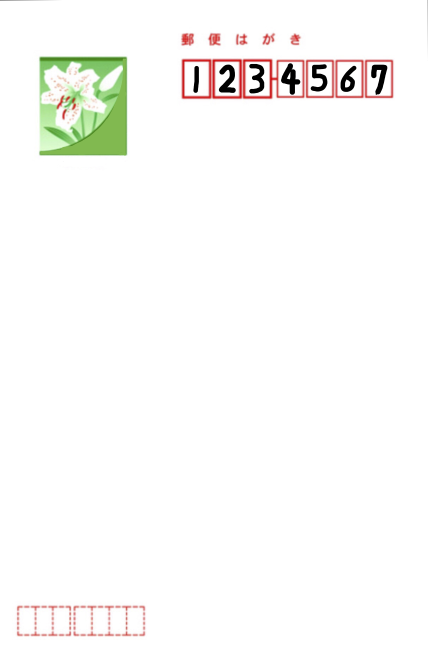
#> input picture 2022/ScikitLearn/07_SVC/03/hagaki1.png, 856 x 1327 px (shown at 1/2 size)
$ python main.py
#> lines starting #> are read from the running program, lines starting #| are printed output that depends on the picture; after the words box and inside, x2 and y2 are one past the last pixel; in counts of white or black regions, pixels touching at a corner belong together
# coding: utf-8

"""
ハガキの郵便番号を抽出する
"""

import cv2, os, pickle
import matplotlib.pyplot as plt
from sklearn import datasets, svm, metrics
from sklearn.metrics import accuracy_score
from sklearn.model_selection import train_test_split

# SVC
print("Hello SVC!!")

PATH_HAGAKI = "./hagaki1.png" # ハガキ画像
PATH_PKL = "./digits.pkl" # 学習済データ

def detect_zipcode():
	# はがき画像
	imgDef = cv2.imread(PATH_HAGAKI)
#> imgDef is the input picture: shape (1327, 856, 3); mean B, G, R 248.2, 250.1, 250.5
	# 画像サイズ
	h, w = imgDef.shape[:2]
#> h = 1327; w = 856
	# 画像を右上のみに
	imgDef = imgDef[0:h//2, w//3:]
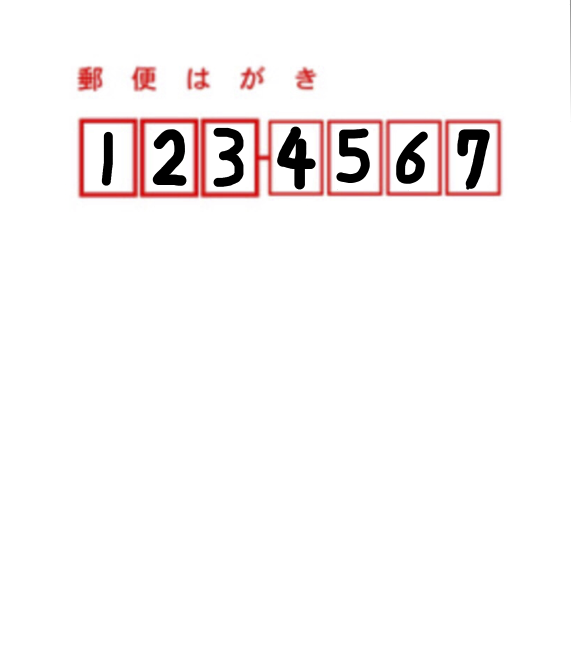
#> imgDef: shape (663, 571, 3); mean B, G, R 245.6, 245.6, 249.3
	# 画像を二値化
	gray = cv2.cvtColor(imgDef, cv2.COLOR_BGR2GRAY)
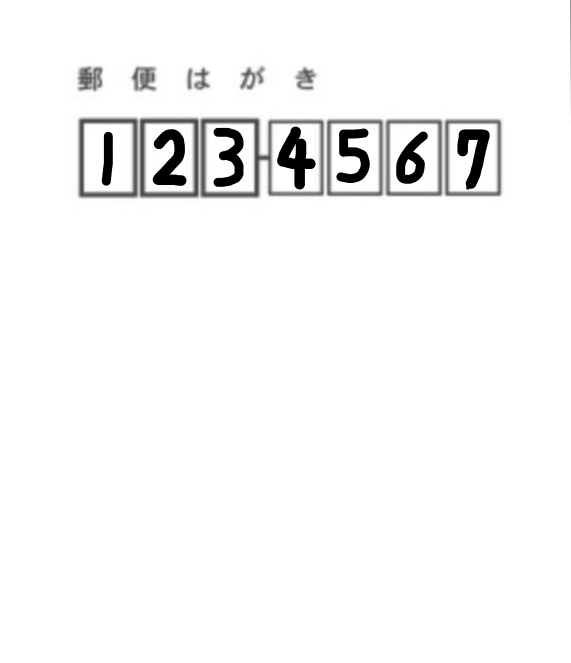
#> gray: shape (663, 571); min 0, max 255, mean 246.7
	gray = cv2.GaussianBlur(gray, (3, 3), 0)
	imgGray = cv2.threshold(gray, 140, 255, cv2.THRESH_BINARY_INV)[1]
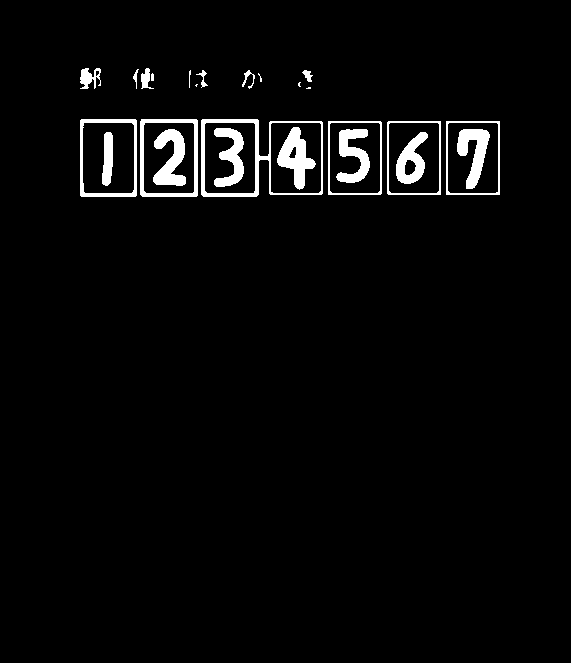
#> imgGray: shape (663, 571); 3.2% white; 25 white regions (4 under 20 px)
	# 輪郭を抽出
	cnts = cv2.findContours(imgGray,
		cv2.RETR_LIST, cv2.CHAIN_APPROX_SIMPLE)[0]
#> cnts = 35 contours, 7 with area under 20; largest, box (x1, y1, x2, y2) and area: (201, 119, 323, 197) 8293, (140, 119, 198, 197) 4384, (80, 119, 137, 197) 4310, (446, 121, 500, 195) 3869, (387, 121, 441, 195) 3868
	# 抽出した矩形をリストに変換
	result1 = []
	for pt in cnts:
		# 矩形を抜き出す
		x, y, w, h = cv2.boundingRect(pt)
		# 大きすぎ/小さすぎは除去
		if not(50 < w < 70): continue
		result1.append([x, y, w, h])
#> this loop made 35 passes
#> (x, y, w, h) on passes 1 to 12: (404, 159, 13, 17), (288, 146, 9, 13), (396, 132, 32, 52), (102, 132, 11, 54), (457, 129, 33, 60), (336, 129, 34, 54), (153, 129, 33, 57), (214, 128, 30, 59), (277, 127, 39, 63), (447, 122, 52, 72), (388, 122, 52, 72), (329, 122, 52, 72)
#> (pt, x, y, w, h) on pass 17: ([[446, 121], [446, 194], [499, 194], [499, 121]], 446, 121, 54, 74)
#> after the loop, result1 = [[447, 122, 52, 72], [388, 122, 52, 72], [329, 122, 52, 72], [270, 122, 52, 72], [204, 122, 52, 72], [143, 122, 52, 72], [82, 122, 53, 72], [446, 121, 54, 74], [387, 121, 54, 74], [328, 121, 54, 74], [140, 119, 58, 78], [80, 119, 57, 78]]
	# 抽出した矩形をソート
	result1 = sorted(result1, key=lambda x: x[0])
#> result1 = [[80, 119, 57, 78], [82, 122, 53, 72], [140, 119, 58, 78], [143, 122, 52, 72], [204, 122, 52, 72], [270, 122, 52, 72], [328, 121, 54, 74], [329, 122, 52, 72], [387, 121, 54, 74], [388, 122, 52, 72], [446, 121, 54, 74], [447, 122, 52, 72]]
	# 近すぎる矩形を除去
	result2 = []
	lastx = -100
	for x, y, w, h in result1:
		if(x - lastx) < 10: continue
		result2.append([x, y, w, h])
		lastx = x
#> this loop made 12 passes
#> (x, y, w, h, lastx) on passes 1, 3, 5, 6, 7, 9, 11: (80, 119, 57, 78, 80), (140, 119, 58, 78, 140), (204, 122, 52, 72, 204), (270, 122, 52, 72, 270), (328, 121, 54, 74, 328), (387, 121, 54, 74, 387), (446, 121, 54, 74, 446)
#> after the loop, result2 = [[80, 119, 57, 78], [140, 119, 58, 78], [204, 122, 52, 72], [270, 122, 52, 72], [328, 121, 54, 74], [387, 121, 54, 74], [446, 121, 54, 74]]
	# 矩形を描画
	for x, y, w, h in result2:
		cv2.rectangle(imgDef, (x, y), (x+w, y+h), (0, 255, 0), 2)
#> this loop made 7 passes
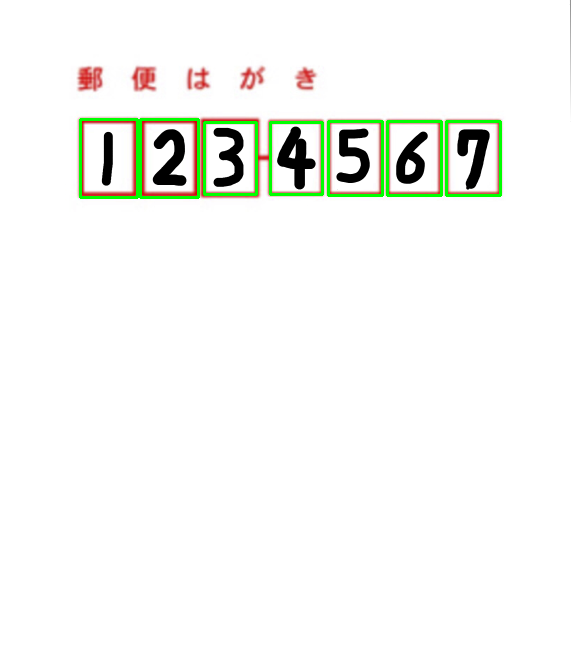
#> imgDef: shape (663, 571, 3); 1.42% of pixels changed, all inside (x1, y1, x2, y2) = (79, 118, 502, 199)
	return result2, imgDef

def detect_number(cnts, img):
	# 学習済データ
	with open(PATH_PKL, "rb") as fp:
		clf = pickle.load(fp)
	# 矩形リストにある数字を認識する
	for i, pt in enumerate(cnts):
		x, y, w, h = pt
		# 矩形を小さくして取り出す
		x += 8
		y += 8
		w -= 16
		h -= 16
		imgRect = img[y:y+h, x:x+w]
		# 学習済データに合わせる
		imgRectGray = cv2.cvtColor(imgRect, cv2.COLOR_BGR2GRAY)# グレースケール
		imgRectGray = cv2.resize(imgRectGray, (8, 8))# リサイズ
		imgRectGray = 15 - imgRectGray // 16 # 白黒反転
		imgRectGray = imgRectGray.reshape(-1, 64)# 一次元に変換
		# 予測
		pred = clf.predict(imgRectGray)
		# 出力
		plt.subplot(1, 7, i+1)
		plt.imshow(imgRect)
		plt.axis("off")
		plt.title(str(pred))
	plt.show()

# Main

# 画像から数字を抜き出す
cnts, img = detect_zipcode()
#> cnts has the same summary as result2 in detect_zipcode
# 抜き出した数字を認識する
#> (the run stopped early here; a loop or call above may not have finished)
